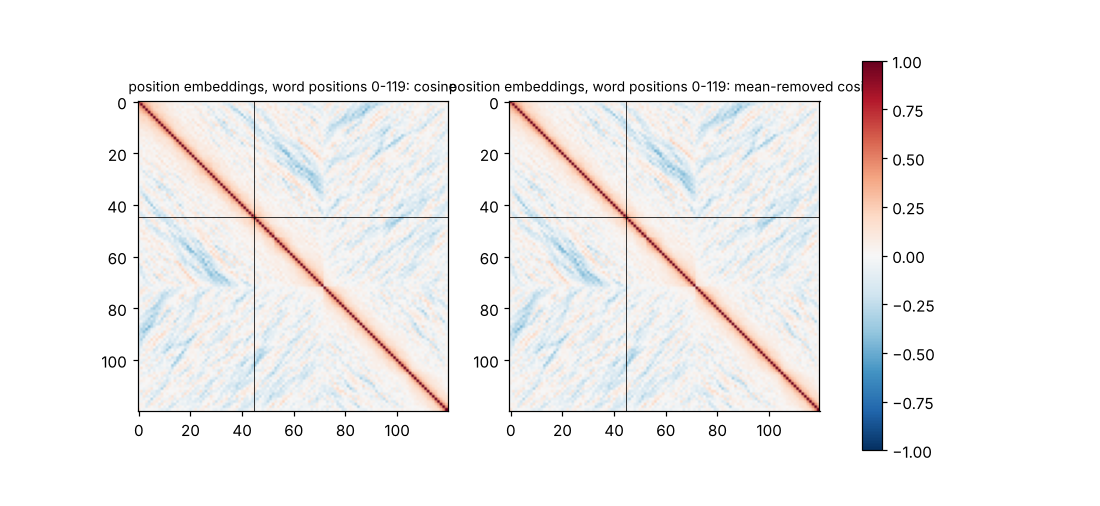

Python code for this plot:
"""
Self-similarity of the learned word-position embeddings (positions 0-119) of the elementary checkpoint
elem-partitioned-long-boosted-1, raw and mean-removed cosine, plus a few numbers about local smoothness and
whether position 45 is special. Writes elem_pos_gram.png.
Usage: python elem_pos_gram.py [path/to/model.safetensors]
"""
import sys
from pathlib import Path
import numpy as np
from st_loader import load_safetensors

default = Path(__file__).resolve().parent.parent / "scaling-generator/trained-models/elem-partitioned-long-boosted-1/model.safetensors"
W, _ = load_safetensors(sys.argv[1] if len(sys.argv) > 1 else str(default))
P = W["position_embedding.weight"].astype(np.float64)[:120]
cos = lambda X: (X / np.linalg.norm(X, axis=1, keepdims=True)) @ (X / np.linalg.norm(X, axis=1, keepdims=True)).T
G, Gc = cos(P), cos(P - P.mean(0))
n = np.linalg.norm(P, axis=1)
print(f"row norms: min {n.min():.2f} mean {n.mean():.2f} max {n.max():.2f}")
print("mean cosine at offset d:", {d: round(float(np.mean(np.diag(G, d))), 3) for d in (1, 2, 5, 10, 20, 45)})
print("mean-removed:", {d: round(float(np.mean(np.diag(Gc, d))), 3) for d in (1, 2, 5, 10, 20, 45)})


def off(a0, a1, b0, b1):
    return float(np.mean([Gc[i, j] for i in range(a0, a1) for j in range(b0, b1) if abs(i - j) >= 8]))


segs = [(0, 45), (45, 72), (72, 120)]
print("off-band mean similarity (|i-j|>=8) between segments [0,45) [45,72) [72,120):")
for s in segs:
    print("  ", [round(off(*s, *t), 3) for t in segs])
sc = sorted(((np.mean([off(0, c, 0, c), off(c, 120, c, 120)]) - off(0, c, c, 120), c) for c in range(15, 106)), reverse=True)
print("best block boundaries (within minus cross):", [(c, round(v, 3)) for v, c in sc[:5]], " at 45:", round(float([v for v, c in sc if c == 45][0]), 3))
import matplotlib; matplotlib.use("Agg"); import matplotlib.pyplot as plt
fig, ax = plt.subplots(1, 2, figsize=(10, 4.6))
for a, M, t in ((ax[0], G, "cosine"), (ax[1], Gc, "mean-removed cosine")):
    im = a.imshow(M, cmap="RdBu_r", vmin=-1, vmax=1); a.set_title("position embeddings, word positions 0-119: " + t, fontsize=9)
    a.axvline(44.5, color="k", lw=.5); a.axhline(44.5, color="k", lw=.5)
fig.colorbar(im, ax=ax); fig.savefig("elem_pos_gram.png", dpi=110)
